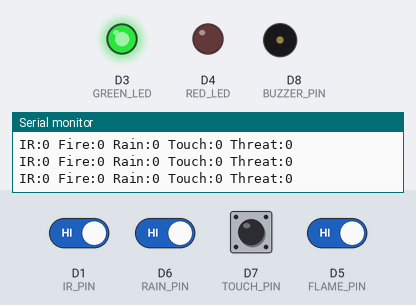
Bench run of a sketch on a simulated ESP8266 (NodeMCU). Parts: output pins drawn as LEDs (lit = HIGH), buzzer (waves = sounding, pin HIGH), the last lines printed to the serial monitor. Inputs (shaded band) come from the test bench; at power-on: D1 (IR_PIN), D5 (FLAME_PIN), D6 (RAIN_PIN) HIGH, D7 (TOUCH_PIN) LOW. WiFi joins after 1.5 s; servers stay silent unless stated.

Above: at 2.7 s.
2.8 s: D1 (IR_PIN) driven LOW
At 4.0 s:
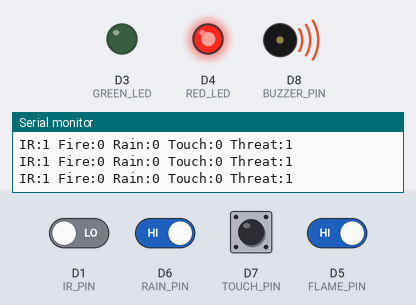
4.4 s: D1 (IR_PIN) driven HIGH
At 5.3 s:
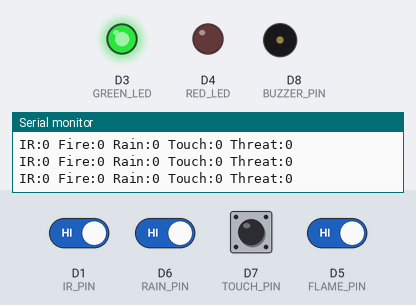
6.0 s: D6 (RAIN_PIN) driven LOW
At 6.7 s:
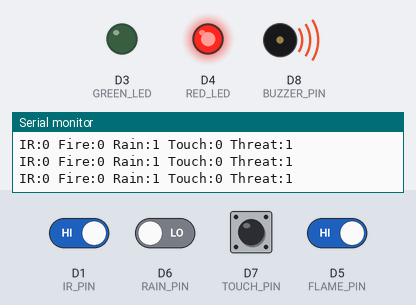
Timing chart, 0 to 9.0 s (numbered marks = the images above; inputs shaded):
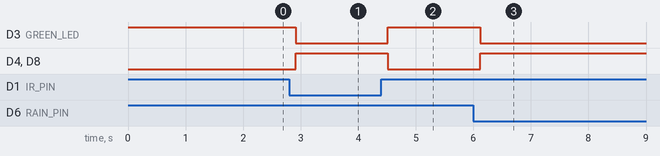

Measured:
- after the input at 2.8 s, D3 (GREEN_LED): HIGH → LOW after 0.11 s; D4 (RED_LED), D8 (BUZZER_PIN): LOW → HIGH after 0.11 s
- after the input at 4.4 s, D3 (GREEN_LED): LOW → HIGH after 0.11 s; D4 (RED_LED), D8 (BUZZER_PIN): HIGH → LOW after 0.11 s
- after the input at 6.0 s, D3 (GREEN_LED): HIGH → LOW after 0.12 s; D4 (RED_LED), D8 (BUZZER_PIN): LOW → HIGH after 0.12 s

The sketch:

sketch_may29a.ino
```cpp
#include <ESP8266WiFi.h>
#include <ESP8266WebServer.h>

// =========================
// WIFI
// =========================
const char* ssid = "jiohouse2.4";
const char* password = "4561pahwa";

// =========================
// PINS
// =========================
#define IR_PIN      D1
#define GREEN_LED   D3
#define RED_LED     D4
#define FLAME_PIN   D5
#define RAIN_PIN    D6
#define TOUCH_PIN   D7
#define BUZZER_PIN  D8

ESP8266WebServer server(80);

// =========================
// JSON ENDPOINT
// =========================
void handleData()
{
  bool irDetected    = (digitalRead(IR_PIN) == LOW);
  bool fireDetected  = (digitalRead(FLAME_PIN) == LOW);
  bool rainDetected  = (digitalRead(RAIN_PIN) == LOW);
   bool touchDetected = (digitalRead(TOUCH_PIN) == HIGH);
  bool panicDetected = touchDetected;

  String json = "{";
  json += "\"fire\":" + String(fireDetected) + ",";
  json += "\"rain\":" + String(rainDetected) + ",";
  json += "\"ir\":" + String(irDetected) + ",";
  json += "\"touch\":" + String(touchDetected) + ",";
  json += "\"panic\":" + String(panicDetected);
  json += "}";

  server.sendHeader("Access-Control-Allow-Origin", "*");
  server.send(200, "application/json", json);
}

// =========================
// SETUP
// =========================
void setup()
{
  Serial.begin(115200);

  pinMode(IR_PIN, INPUT);
  pinMode(FLAME_PIN, INPUT);
  pinMode(RAIN_PIN, INPUT);
  pinMode(TOUCH_PIN, INPUT);

  pinMode(GREEN_LED, OUTPUT);
  pinMode(RED_LED, OUTPUT);
  pinMode(BUZZER_PIN, OUTPUT);

  digitalWrite(GREEN_LED, HIGH);
  digitalWrite(RED_LED, LOW);
  digitalWrite(BUZZER_PIN, LOW);

  Serial.println();
  Serial.println("=================================");
  Serial.println("AEGIS-X AI DEFENSE HABITAT");
  Serial.println("=================================");

  WiFi.begin(ssid, password);

  Serial.print("Connecting to WiFi");

  while (WiFi.status() != WL_CONNECTED)
  {
    delay(500);
    Serial.print(".");
  }

  Serial.println();
  Serial.println("WiFi Connected");
  Serial.print("IP Address: ");
  Serial.println(WiFi.localIP());

  server.on("/data", handleData);

  server.begin();

  Serial.println("Web Server Started");
}

// =========================
// LOOP
// =========================
void loop()
{
  server.handleClient();

  bool irDetected    = (digitalRead(IR_PIN) == LOW);
  bool fireDetected  = (digitalRead(FLAME_PIN) == LOW);
  bool rainDetected  = (digitalRead(RAIN_PIN) == LOW);
  bool touchDetected = (digitalRead(TOUCH_PIN) == HIGH);
  bool panicDetected=touchDetected;
  bool threat =
      irDetected ||
      fireDetected ||
      rainDetected ||
      touchDetected;

  if (threat)
  {
    digitalWrite(RED_LED, HIGH);
    digitalWrite(GREEN_LED, LOW);
    digitalWrite(BUZZER_PIN, HIGH);
  }
  else
  {
    digitalWrite(RED_LED, LOW);
    digitalWrite(GREEN_LED, HIGH);
    digitalWrite(BUZZER_PIN, LOW);
  }

  Serial.print("IR:");
  Serial.print(irDetected);

  Serial.print(" Fire:");
  Serial.print(fireDetected);

  Serial.print(" Rain:");
  Serial.print(rainDetected);

  Serial.print(" Touch:");
  Serial.print(touchDetected);

  Serial.print(" Threat:");
  Serial.println(threat);

  delay(200);
}
```
